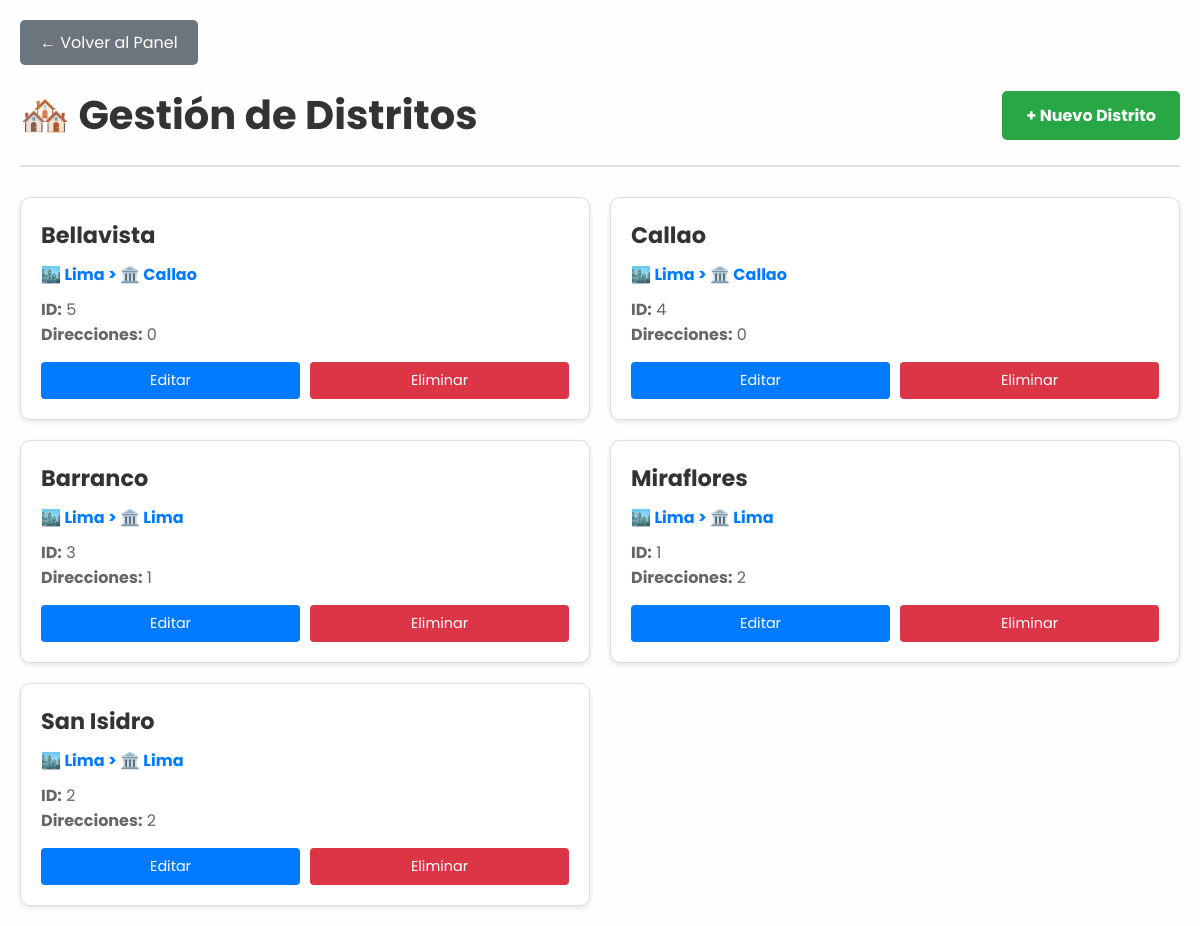
Screenshot of /admin/distritos/index.php (signed in) with the database file from the repository.
### tables this page shows
CREATE TABLE IF NOT EXISTS `distrito` (
  `ID_DISTRITO` INT NOT NULL AUTO_INCREMENT,
  `NOMBRE` VARCHAR(45) NOT NULL,
  `ID_PROVINCIA` INT NOT NULL,
  PRIMARY KEY (`ID_DISTRITO`),
  INDEX `fk_distrito_provincia1_idx` (`ID_PROVINCIA` ASC) VISIBLE,
  CONSTRAINT `fk_distrito_provincia1`
    FOREIGN KEY (`ID_PROVINCIA`)
    REFERENCES `provincia` (`ID_PROVINCIA`)
    ON DELETE NO ACTION
    ON UPDATE NO ACTION);

CREATE TABLE IF NOT EXISTS `ciudad` (
  `ID_CIUDAD` INT NOT NULL AUTO_INCREMENT,
  `NOMBRE` VARCHAR(45) NOT NULL,
  PRIMARY KEY (`ID_CIUDAD`),
  UNIQUE INDEX `NOMBRE_UNIQUE` (`NOMBRE` ASC) VISIBLE);

CREATE TABLE IF NOT EXISTS `provincia` (
  `ID_PROVINCIA` INT NOT NULL AUTO_INCREMENT,
  `NOMBRE` VARCHAR(45) NOT NULL,
  `ID_CIUDAD` INT NOT NULL,
  PRIMARY KEY (`ID_PROVINCIA`),
  INDEX `fk_provincia_ciudad_idx` (`ID_CIUDAD` ASC) VISIBLE,
  CONSTRAINT `fk_provincia_ciudad`
    FOREIGN KEY (`ID_CIUDAD`)
    REFERENCES `ciudad` (`ID_CIUDAD`)
    ON DELETE NO ACTION
    ON UPDATE NO ACTION);

### admin/distritos/index.php (the view, shortened to what this page needs)
<?php
$conexion = getConnection();
$query = "SELECT d.*, p.NOMBRE as PROVINCIA_NOMBRE, c.NOMBRE as CIUDAD_NOMBRE,
          (SELECT COUNT(*) FROM direccion_cliente WHERE ID_DISTRITO = d.ID_DISTRITO) as total_direcciones
          FROM distrito d
          INNER JOIN provincia p ON d.ID_PROVINCIA = p.ID_PROVINCIA
          INNER JOIN ciudad c ON p.ID_CIUDAD = c.ID_CIUDAD
          ORDER BY c.NOMBRE, p.NOMBRE, d.NOMBRE";
$result = $conexion->query($query);
?>
<!DOCTYPE html>
<html lang="es">
<head>
    <link rel="stylesheet" href="../../style.css">
</head>
<body>
    <div class="admin-container">
        <a href="../../plataforma.php" class="volver-btn">← Volver al Panel</a>
        <div class="admin-header">
            <h1 class="admin-title">🏘️ Gestión de Distritos</h1>
            <a href="registrar.php" class="btn-nuevo">+ Nuevo Distrito</a>
        </div>
        <div class="distritos-grid">
            <?php if ($result->num_rows > 0): ?>
                <?php while ($distrito = $result->fetch_assoc()): ?>
                    <div class="distrito-card">
                        <div class="distrito-nombre"><?php echo htmlspecialchars($distrito['NOMBRE']); ?></div>
                        <div class="distrito-ubicacion">
                            🏙️ <?php echo htmlspecialchars($distrito['CIUDAD_NOMBRE']); ?> >
                            🏛️ <?php echo htmlspecialchars($distrito['PROVINCIA_NOMBRE']); ?>
                        </div>
                        <div class="distrito-info">
                            <strong>ID:</strong> <?php echo $distrito['ID_DISTRITO']; ?><br>
                            <strong>Direcciones:</strong> <?php echo $distrito['total_direcciones']; ?>
                        </div>
                        <div class="distrito-acciones">
                            <a href="editar.php?id=<?php echo $distrito['ID_DISTRITO']; ?>" class="btn-editar">Editar</a>
                            <a href="index.php?eliminar=<?php echo $distrito['ID_DISTRITO']; ?>"
                               class="btn-eliminar"
                               onclick="return confirm('¿Estás seguro de que quieres eliminar este distrito?')">Eliminar</a>
                        </div>
                    </div>
                <?php endwhile; ?>
            <?php endif; ?>
        </div>
    </div>
</body>
</html>

### style.css (style rules this page uses)
* { margin: 0; padding: 0; box-sizing: border-box; text-decoration: none; list-style: none; }
html { scroll-behavior: smooth; }
body { font-family: 'poppins', sans-serif; background-color: #fefefe; }

### admin/distritos/index.php (style rules this page uses)
.admin-container { max-width: 1200px; margin: 0 auto; padding: 20px; }
.admin-header { display: flex; justify-content: space-between; align-items: center; margin-bottom: 30px; padding-bottom: 20px; border-bottom: 2px solid #e0e0e0; }
.admin-title { font-size: 2.5em; color: #333; margin: 0; }
.btn-nuevo { background: #28a745; color: white; padding: 12px 24px; text-decoration: none; border-radius: 5px; font-weight: bold; transition: background 0.3s; }
.distritos-grid { display: grid; grid-template-columns: repeat(auto-fill, minmax(400px, 1fr)); gap: 20px; margin-top: 20px; }
.distrito-card { background: white; border: 1px solid #ddd; border-radius: 10px; padding: 20px; box-shadow: 0 2px 5px rgba(0,0,0,0.1); transition: transform 0.2s, box-shadow 0.2s; }
.distrito-nombre { font-size: 1.4em; font-weight: bold; color: #333; margin-bottom: 10px; }
.distrito-ubicacion { color: #007bff; font-weight: bold; margin-bottom: 10px; }
.distrito-info { color: #666; margin-bottom: 15px; }
.distrito-acciones { display: flex; gap: 10px; margin-top: 15px; }
.btn-editar { background: #007bff; color: white; padding: 8px 16px; text-decoration: none; border-radius: 4px; font-size: 0.9em; flex: 1; text-align: center; }
.btn-eliminar { background: #dc3545; color: white; padding: 8px 16px; text-decoration: none; border-radius: 4px; font-size: 0.9em; flex: 1; text-align: center; }
.volver-btn { background: #6c757d; color: white; padding: 10px 20px; text-decoration: none; border-radius: 5px; margin-bottom: 20px; display: inline-block; }

### rows the page displays
distrito: NOMBRE "Bellavista", ciudad.NOMBRE "Lima", ID_PROVINCIA.NOMBRE "Callao", ID_DISTRITO "5", total_direcciones "0"
distrito: NOMBRE "Callao", ciudad.NOMBRE "Lima", ID_PROVINCIA.NOMBRE "Callao", ID_DISTRITO "4", total_direcciones "0"
distrito: NOMBRE "Barranco", ciudad.NOMBRE "Lima", ID_PROVINCIA.NOMBRE "Lima", ID_DISTRITO "3", total_direcciones "1"
distrito: NOMBRE "Miraflores", ciudad.NOMBRE "Lima", ID_PROVINCIA.NOMBRE "Lima", ID_DISTRITO "1", total_direcciones "2"
distrito: NOMBRE "San Isidro", ciudad.NOMBRE "Lima", ID_PROVINCIA.NOMBRE "Lima", ID_DISTRITO "2", total_direcciones "2"
